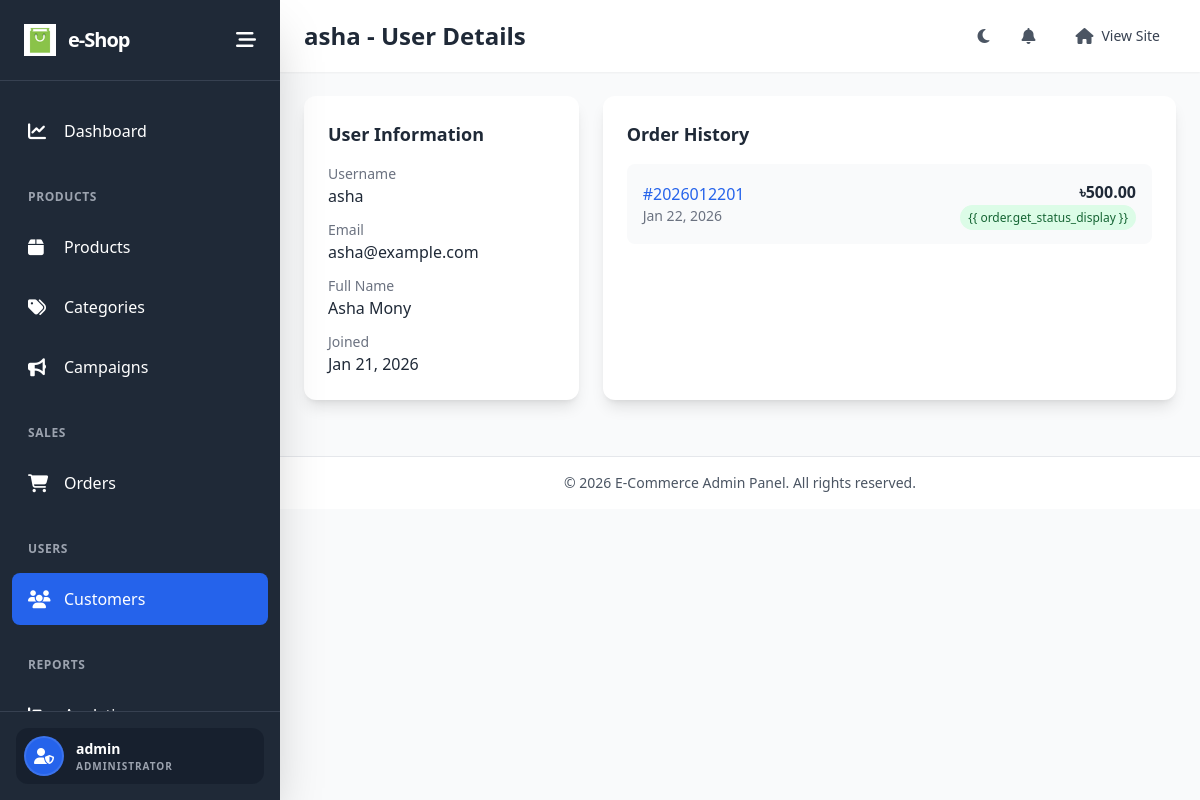
Screenshot of /custom-admin/users/3/ (signed in) with the database file from the repository.
### apps/custom_admin/models.py (models this page shows, shortened)
class SiteSettings(models.Model):
    site_name = models.CharField(max_length=100, default='e-Shop')
    site_logo = models.ImageField(upload_to='site_settings/', blank=True, null=True)
    contact_email = models.EmailField(default='support@shop.com')
    contact_phone = models.CharField(max_length=20, default='+880 1711 223 344')
    address = models.TextField(default='DHAKA, BANGLADESH')
    facebook_url = models.URLField(blank=True, null=True)
    twitter_url = models.URLField(blank=True, null=True)
    instagram_url = models.URLField(blank=True, null=True)
    class Meta:
        verbose_name = "Site Settings"
        verbose_name_plural = "Site Settings"
    @classmethod
    def get_settings(cls):
        settings, created = cls.objects.get_or_create(pk=1)
        return settings

### apps/orders/models.py (models this page shows, shortened)
class Order(models.Model):
 user=models.ForeignKey(User, on_delete=models.CASCADE, related_name='orders')
 order_number=models.CharField(max_length=20, unique=True, blank=True, null=True)
 total=models.DecimalField(max_digits=10, decimal_places=2)
 shipping_charge=models.DecimalField(max_digits=10, decimal_places=2, default=0.00)
 status=models.CharField(max_length=20, choices=ORDER_STATUS_CHOICES, default='pending')
 delivery_status=models.CharField(max_length=20, choices=DELIVERY_STATUS_CHOICES, default='pending')
 payment_method=models.CharField(max_length=20, choices=PAYMENT_METHOD_CHOICES, default='sslcommerz')
 full_name=models.CharField(max_length=100, blank=True, null=True)
 phone=models.CharField(max_length=20, blank=True, null=True)
 email=models.EmailField(blank=True, null=True)
 address_line_1=models.CharField(max_length=255, blank=True, null=True)
 address_line_2=models.CharField(max_length=255, blank=True, null=True)
 city=models.CharField(max_length=100, blank=True, null=True)
 state=models.CharField(max_length=100, blank=True, null=True)
 postal_code=models.CharField(max_length=20, blank=True, null=True)
 country=models.CharField(max_length=100, default='Bangladesh', blank=True, null=True)
 transaction_id=models.CharField(max_length=255, blank=True, null=True, unique=True)
 payment_timeout=models.DateTimeField(blank=True, null=True)
 created_at=models.DateTimeField(auto_now_add=True)
 updated_at=models.DateTimeField(auto_now=True)
 class Meta:
  ordering = ['-created_at']

### apps/custom_admin/views.py (the view)
# urls.py: path('users/<int:pk>/', views.user_detail, name='user_detail'),
@admin_required
def user_detail(request, pk):
    user = get_object_or_404(User.objects.select_related('profile'), pk=pk)
    orders = Order.objects.filter(user=user).order_by('-created_at')
    paginator = Paginator(orders, 10)
    page_number = request.GET.get('page')
    page_obj = paginator.get_page(page_number)
    context = {
        'user_obj': user,
        'page_obj': page_obj,
    }
    return render(request, 'custom_admin/users/user_detail.html', context)

### apps/custom_admin/context_processors.py (called while the page is built)
def admin_notifications(request):
    context = {}
    if request.user.is_authenticated and request.user.is_staff:
        notifications = Notification.objects.filter(is_read=False)[:5]
        unread_count = Notification.objects.filter(is_read=False).count()
        context = {
            'admin_notifications': notifications,
            'unread_notifications_count': unread_count,
            'site_settings': SiteSettings.get_settings()
        }
    return context

### templates/custom_admin/users/user_detail.html (shortened to what this page needs)
{% extends 'custom_admin/base_admin.html' %}
{% block page_title %}{{ user_obj.username }} - User Details{% endblock %}
{% block content %}
<div class="grid grid-cols-1 lg:grid-cols-3 gap-6">
    <div class="bg-white dark:bg-gray-800 rounded-xl shadow-lg p-6">
        <h3 class="text-lg font-semibold text-gray-800 dark:text-white mb-4">User Information</h3>
        <div class="space-y-3">
            <div>
                <p class="text-sm text-gray-500">Username</p>
                <p class="font-medium text-gray-800 dark:text-white">{{ user_obj.username }}</p>
            </div>
            <div>
                <p class="text-sm text-gray-500">Email</p>
                <p class="font-medium text-gray-800 dark:text-white">{{ user_obj.email }}</p>
            </div>
            <div>
                <p class="text-sm text-gray-500">Full Name</p>
                <p class="font-medium text-gray-800 dark:text-white">{{ user_obj.get_full_name|default:"-" }}</p>
            </div>
            <div>
                <p class="text-sm text-gray-500">Joined</p>
                <p class="font-medium text-gray-800 dark:text-white">{{ user_obj.date_joined|date:"M d, Y" }}</p>
            </div>
        </div>
    </div>
    <div class="lg:col-span-2 bg-white dark:bg-gray-800 rounded-xl shadow-lg p-6">
        <h3 class="text-lg font-semibold text-gray-800 dark:text-white mb-4">Order History</h3>
        <div class="space-y-3">
            {% for order in page_obj %}
            <div class="p-4 bg-gray-50 dark:bg-gray-700 rounded-lg">
                <div class="flex items-center justify-between">
                    <div>
                        <a href="{% url 'custom_admin:order_detail' order.pk %}"
                            class="text-blue-600 hover:underline font-medium">#{{ order.order_number }}</a>
                        <p class="text-sm text-gray-500">{{ order.created_at|date:"M d, Y" }}</p>
                    </div>
                    <div class="text-right">
                        <p class="font-semibold text-gray-800 dark:text-white">৳{{ order.total }}</p>
                        <span
                            class="text-xs px-2 py-1 rounded-full {% if order.status == 'completed' %}bg-green-100 text-green-800{% else %}bg-yellow-100 text-yellow-800{% endif %}">{{
                            order.get_status_display }}</span>
                    </div>
                </div>
            </div>
            {% empty %}
            <p class="text-center text-gray-500 py-8">No orders yet</p>
            {% endfor %}
        </div>
    </div>
</div>
{% endblock %}

### templates/custom_admin/base_admin.html (shortened to what this page needs)
{% load static %}
<!DOCTYPE html>
<html lang="en" class="h-full">
<head>
    <script src="https://cdn.tailwindcss.com"></script>
    <link rel="stylesheet" href="https://cdnjs.cloudflare.com/ajax/libs/font-awesome/6.4.0/css/all.min.css">
</head>
<body class="h-full bg-gray-50 dark:bg-gray-900">
    <aside id="sidebar" class="sidebar fixed top-0 left-0 h-full bg-gray-800 text-white shadow-2xl z-50">
        <div class="flex flex-col h-full">
            <div class="p-6 border-b border-gray-700">
                <div class="flex items-center justify-between">
                    <a href="{% url 'home' %}" class="flex items-center space-x-3 group">
                        <img src="{% static 'images/icon.gif' %}" alt="Logo" class="h-8 w-8 object-contain">
                        <span id="logo-text" class="text-xl font-black tracking-tighter nav-text">
                            {{ site_settings.site_name|default:"e-Shop" }}</span>
                    </a>
                    <button id="sidebar-toggle" class="text-white hover:text-blue-300 transition-all active:scale-95">
                        <i class="fas fa-bars-staggered text-xl"></i>
                    </button>
                </div>
            </div>
            <nav class="flex-1 overflow-y-auto py-6 px-3">
                <ul class="space-y-2">
                    <li>
                        <a href="{% url 'custom_admin:dashboard' %}"
                            class="flex items-center space-x-3 px-4 py-3 rounded-lg hover:bg-gray-700 transition {% if request.resolver_match.url_name == 'dashboard' %}bg-blue-600 text-white{% endif %}">
                            <i class="fas fa-chart-line text-lg w-6"></i>
                            <span class="nav-text">Dashboard</span>
                        </a>
                    </li>
                    <li class="pt-4">
                        <div class="px-4 py-2 text-xs font-semibold text-gray-400 uppercase tracking-wider">
                            <span class="nav-text">Products</span>
                        </div>
                    </li>
                    <li>
                        <a href="{% url 'custom_admin:product_list' %}"
                            class="flex items-center space-x-3 px-4 py-3 rounded-lg hover:bg-gray-700 transition {% if 'product' in request.resolver_match.url_name %}bg-blue-600 text-white{% endif %}">
                            <i class="fas fa-box text-lg w-6"></i>
                            <span class="nav-text">Products</span>
                        </a>
                    </li>
                    <li>
                        <a href="{% url 'custom_admin:category_list' %}"
                            class="flex items-center space-x-3 px-4 py-3 rounded-lg hover:bg-gray-700 transition {% if 'category' in request.resolver_match.url_name %}bg-blue-600 text-white{% endif %}">
                            <i class="fas fa-tags text-lg w-6"></i>
                            <span class="nav-text">Categories</span>
                        </a>
                    </li>
                    <li>
                        <a href="{% url 'custom_admin:campaign_list' %}"
                            class="flex items-center space-x-3 px-4 py-3 rounded-lg hover:bg-gray-700 transition {% if 'campaign' in request.resolver_match.url_name %}bg-blue-600 text-white{% endif %}">
                            <i class="fas fa-bullhorn text-lg w-6"></i>
                            <span class="nav-text">Campaigns</span>
                        </a>
                    </li>
                    <li class="pt-4">
                        <div class="px-4 py-2 text-xs font-semibold text-gray-400 uppercase tracking-wider">
                            <span class="nav-text">Sales</span>
                        </div>
                    </li>
                    <li>
                        <a href="{% url 'custom_admin:order_list' %}"
                            class="flex items-center space-x-3 px-4 py-3 rounded-lg hover:bg-gray-700 transition {% if 'order' in request.resolver_match.url_name %}bg-blue-600 text-white{% endif %}">
                            <i class="fas fa-shopping-cart text-lg w-6"></i>
                            <span class="nav-text">Orders</span>
                        </a>
                    </li>
                    <li class="pt-4">
                        <div class="px-4 py-2 text-xs font-semibold text-gray-400 uppercase tracking-wider">
                            <span class="nav-text">Users</span>
                        </div>
                    </li>
                    <li>
                        <a href="{% url 'custom_admin:user_list' %}"
                            class="flex items-center space-x-3 px-4 py-3 rounded-lg hover:bg-gray-700 transition {% if 'user' in request.resolver_match.url_name %}bg-blue-600 text-white{% endif %}">
                            <i class="fas fa-users text-lg w-6"></i>
                            <span class="nav-text">Customers</span>
                        </a>
                    </li>
                    <li class="pt-4">
                        <div class="px-4 py-2 text-xs font-semibold text-gray-400 uppercase tracking-wider">
                            <span class="nav-text">Reports</span>
                        </div>
                    </li>
                    <li>
                        <a href="{% url 'custom_admin:analytics' %}"
                            class="flex items-center space-x-3 px-4 py-3 rounded-lg hover:bg-gray-700 transition {% if 'analytics' in request.resolver_match.url_name %}bg-blue-600 text-white{% endif %}">
                            <i class="fas fa-chart-bar text-lg w-6"></i>
                            <span class="nav-text">Analytics</span>
                        </a>
                    </li>
                </ul>
            </nav>
            <div class="p-4 border-t border-gray-700">
                <div class="flex items-center space-x-3 p-2 rounded-xl bg-gray-900/50">
                    <div
                        class="w-10 h-10 rounded-full bg-blue-600 flex items-center justify-center border-2 border-white/10">
                        <i class="fas fa-user-shield"></i>
                    </div>
                    <div class="flex-1 nav-text overflow-hidden">
                        <p class="font-bold text-sm truncate">{{ request.user.username }}</p>
                        <p class="text-[10px] text-gray-400 uppercase font-black tracking-widest">Administrator</p>
                    </div>
                </div>
            </div>
        </div>
    </aside>
    <div id="main-content" class="main-content min-h-screen">
        <header class="bg-white dark:bg-gray-800 shadow-sm sticky top-0 z-40">
            <div class="flex items-center justify-between px-6 py-4">
                <div class="flex items-center space-x-4">
                    <h1 class="text-2xl font-bold text-gray-800 dark:text-white">
                        {% block page_title %}Dashboard{% endblock %}
                    </h1>
                </div>
                <div class="flex items-center space-x-4">
                    <button id="dark-mode-toggle"
                        class="p-2 rounded-lg hover:bg-gray-100 dark:hover:bg-gray-700 transition">
                        <i class="fas fa-moon text-gray-600 dark:text-gray-300"></i>
                    </button>
                    <div class="relative group">
                        <button class="p-2 rounded-lg hover:bg-gray-100 dark:hover:bg-gray-700 transition relative">
                            <i class="fas fa-bell text-gray-600 dark:text-gray-300"></i>
                        </button>
                    </div>
                    <div class="relative">
                        <a href="/"
                            class="flex items-center space-x-2 px-4 py-2 rounded-lg hover:bg-gray-100 dark:hover:bg-gray-700 transition">
                            <i class="fas fa-home text-gray-600 dark:text-gray-300"></i>
                            <span class="text-sm text-gray-700 dark:text-gray-300">View Site</span>
                        </a>
                    </div>
                </div>
            </div>
        </header>
        <main class="p-6">
            {% block content %}{% endblock %}
        </main>
        <footer class="bg-white dark:bg-gray-800 border-t border-gray-200 dark:border-gray-700 py-4 px-6 mt-8">
            <div class="text-center text-sm text-gray-600 dark:text-gray-400">
                &copy; 2026 E-Commerce Admin Panel. All rights reserved.
            </div>
        </footer>
    </div>
</body>
</html>

### templates/custom_admin/base_admin.html (style rules this page uses)
:root { --sidebar-width: 280px; --primary-blue: #2563eb; --sidebar-bg: #1f2937; }
.sidebar { width: var(--sidebar-width); transition: all 0.3s ease; }
.main-content { margin-left: var(--sidebar-width); transition: all 0.3s ease; }

### rows the page displays
SiteSettings: site_name "e-Shop"
Order: order_number "2026012201", created_at "Jan 22, 2026", total "500.00"

### other values shown
{{ request.user.username }} "admin"
{{ user_obj.username }} "asha"
{{ user_obj.email }} "asha@example.com"
{{ user_obj.get_full_name|default:"-" }} "Asha Mony"
{{ user_obj.date_joined|date:"M d, Y" }} "Jan 21, 2026"
